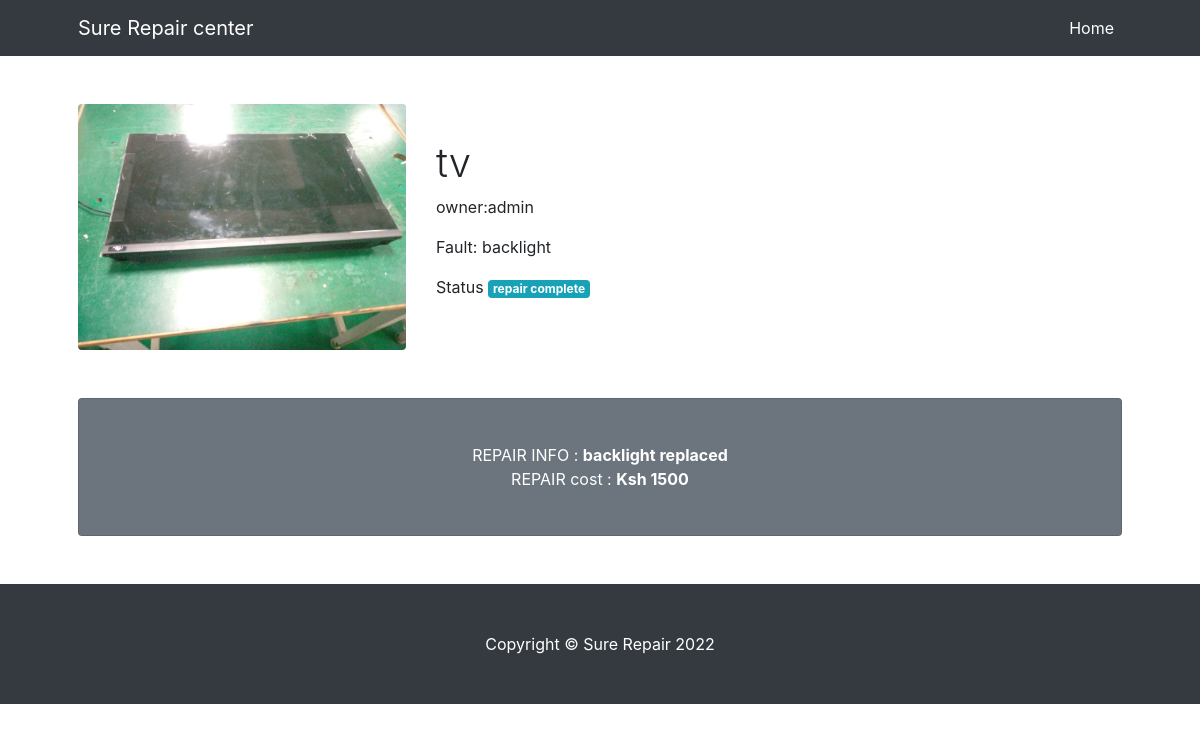
Screenshot of /view_device/NIVHfc7cCGCmr2IPLuLzYn9Awk163SFf (signed in) with the database file from the repository.
### app/models.py (models this page shows, shortened)
class Device(db.Model):
    id=db.Column(db.Integer,primary_key=True)
    name=db.Column(db.String(255))
    model=db.Column(db.String(100))
    fault=db.Column(db.String(255))
    device_key=db.Column(db.String(255))
    user_id=db.Column(db.Integer,db.ForeignKey('user.id'))
    repair_price=db.Column(db.Integer())
    status=db.Column(db.String(100),default='booked')
    tech_resolution=db.Column(db.String(255),default='none')
    device_image=db.Column(db.String(255))

class User(db.Model,UserMixin):
    id = db.Column(db.Integer, primary_key=True)
    username = db.Column(db.String(64), index=True, unique=True)
    email = db.Column(db.String(120), index=True, unique=True)
    password = db.Column(db.String(128))
    is_admin=db.Column(db.Boolean())
    is_technician=db.Column(db.Boolean())
    user_key=db.Column(db.String(255))
    type=db.Column(db.String(55),default='normal')
    phone=db.Column(db.Integer)
    devices=db.relationship('Device',backref='user',lazy='dynamic')

### app/routes.py (the view)
@app.route('/view_device/<dvk>',methods=['GET','POST'])
@login_required
def view_device(dvk):
    device=Device.query.filter_by(device_key=dvk).first()
    device_image = url_for('static', filename='deviceimg/' + device.device_image)
    return render_template('view_device.html',device=device, device_image=device_image)

### app/models.py (called while the page is built)
@loginmanager.user_loader
def load_user(id):
    return User.query.get(int(id))

### app/templates/view_device.html (shortened to what this page needs)
<!DOCTYPE html>
<html lang="en">
    <head>
        <link href="{{url_for('static',filename='css/styles.css')}}" rel="stylesheet" />
        <link rel="stylesheet" href="https://cdn.jsdelivr.net/npm/bootstrap@4.0.0/dist/css/bootstrap.min.css">
    </head>
    <body>
        <nav class="navbar navbar-expand-lg navbar-dark bg-dark">
            <div class="container px-5">
                <a class="navbar-brand" href="#!">Sure Repair center</a>
                <div class="collapse navbar-collapse" id="navbarSupportedContent">
                    <ul class="navbar-nav ms-auto mb-2 mb-lg-0">
                        <li class="nav-item"><a class="nav-link active" aria-current="page" href="{{url_for('index')}}">Home</a></li>
                    </ul>
                </div>
            </div>
        </nav>
        <div class="container px-4 px-lg-5">
            <div class="row gx-4 gx-lg-5 align-items-center my-5">
                <div class="col-lg-4"><img class="img-fluid rounded mb-4 mb-lg-0" src="{{device_image}}" alt="..." /></div>
                <div class="col-lg-5">
                    <h1 class="font-weight-light">{{device.name}}</h1>
                    <p>owner:{{device.user.username}}</p>
                    <p>Fault: {{device.fault}}</p>
                  <p>Status <span class="badge badge-info">{{device.status}}</span><p></p>
                </div>
            </div>
            <div class="card text-white bg-secondary my-5 py-4 text-center">
                <div class="card-body"><p class="text-white m-0">REPAIR INFO : <b>{{device.tech_resolution}}</b></p>
                    <p class="text-white m-0">REPAIR cost : <b>Ksh {{device.repair_price}}</b></p>
                </div>
            </div>
        </div>
        <footer class="py-5 bg-dark">
            <div class="container px-4 px-lg-5"><p class="m-0 text-center text-white">Copyright &copy; Sure Repair 2022</p></div>
        </footer>
    </body>
</html>

### rows the page displays
Device: name "tv", fault "backlight", status "repair complete", tech_resolution "backlight replaced", repair_price "1500"
User: user.username "admin"
